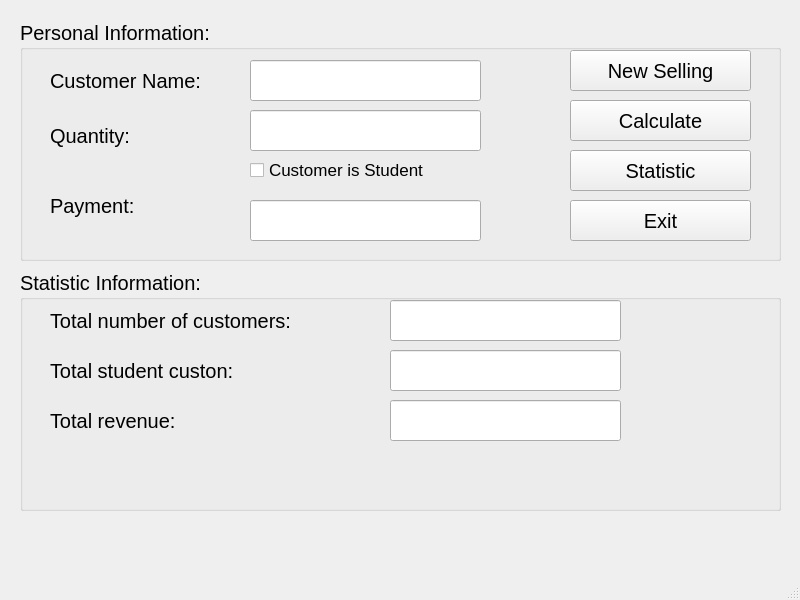
<?xml version="1.0" encoding="UTF-8"?>
<ui version="4.0">
 <class>MainWindow</class>
 <widget class="QMainWindow" name="MainWindow">
  <property name="geometry">
   <rect>
    <x>0</x>
    <y>0</y>
    <width>800</width>
    <height>600</height>
   </rect>
  </property>
  <property name="windowTitle">
   <string>MainWindow</string>
  </property>
  <widget class="QWidget" name="centralwidget">
   <widget class="QGroupBox" name="groupBox">
    <property name="geometry">
     <rect>
      <x>20</x>
      <y>20</y>
      <width>761</width>
      <height>241</height>
     </rect>
    </property>
    <property name="font">
     <font>
      <pointsize>15</pointsize>
     </font>
    </property>
    <property name="title">
     <string>Personal Information:</string>
    </property>
    <widget class="QLabel" name="label">
     <property name="geometry">
      <rect>
       <x>30</x>
       <y>40</y>
       <width>201</width>
       <height>41</height>
      </rect>
     </property>
     <property name="text">
      <string>Customer Name:</string>
     </property>
    </widget>
    <widget class="QLabel" name="label_2">
     <property name="geometry">
      <rect>
       <x>30</x>
       <y>100</y>
       <width>131</width>
       <height>31</height>
      </rect>
     </property>
     <property name="text">
      <string>Quantity:</string>
     </property>
    </widget>
    <widget class="QLabel" name="label_7">
     <property name="geometry">
      <rect>
       <x>30</x>
       <y>170</y>
       <width>131</width>
       <height>31</height>
      </rect>
     </property>
     <property name="text">
      <string>Payment:</string>
     </property>
    </widget>
    <widget class="QLineEdit" name="lineEditPayment">
     <property name="geometry">
      <rect>
       <x>230</x>
       <y>180</y>
       <width>231</width>
       <height>41</height>
      </rect>
     </property>
    </widget>
    <widget class="QCheckBox" name="checkBox">
     <property name="geometry">
      <rect>
       <x>230</x>
       <y>140</y>
       <width>251</width>
       <height>20</height>
      </rect>
     </property>
     <property name="font">
      <font>
       <pointsize>13</pointsize>
      </font>
     </property>
     <property name="text">
      <string>Customer is Student</string>
     </property>
    </widget>
    <widget class="QPushButton" name="pushButtonNewSelling">
     <property name="geometry">
      <rect>
       <x>550</x>
       <y>30</y>
       <width>181</width>
       <height>41</height>
      </rect>
     </property>
     <property name="text">
      <string>New Selling</string>
     </property>
     <property name="icon">
      <iconset>
       <normaloff>../images/ic_new.webp</normaloff>../images/ic_new.webp</iconset>
     </property>
     <property name="iconSize">
      <size>
       <width>30</width>
       <height>30</height>
      </size>
     </property>
    </widget>
    <widget class="QPushButton" name="pushButtonCalculate">
     <property name="geometry">
      <rect>
       <x>550</x>
       <y>80</y>
       <width>181</width>
       <height>41</height>
      </rect>
     </property>
     <property name="text">
      <string>Calculate</string>
     </property>
     <property name="icon">
      <iconset>
       <normaloff>../images/Calculator.webp</normaloff>../images/Calculator.webp</iconset>
     </property>
     <property name="iconSize">
      <size>
       <width>30</width>
       <height>30</height>
      </size>
     </property>
    </widget>
    <widget class="QPushButton" name="pushButtonStatistic">
     <property name="geometry">
      <rect>
       <x>550</x>
       <y>130</y>
       <width>181</width>
       <height>41</height>
      </rect>
     </property>
     <property name="text">
      <string>Statistic</string>
     </property>
     <property name="icon">
      <iconset>
       <normaloff>../images/ic_statistic.webp</normaloff>../images/ic_statistic.webp</iconset>
     </property>
     <property name="iconSize">
      <size>
       <width>30</width>
       <height>30</height>
      </size>
     </property>
    </widget>
    <widget class="QPushButton" name="pushButtonExit">
     <property name="geometry">
      <rect>
       <x>550</x>
       <y>180</y>
       <width>181</width>
       <height>41</height>
      </rect>
     </property>
     <property name="text">
      <string>Exit</string>
     </property>
     <property name="icon">
      <iconset>
       <normaloff>../images/ic_exit.webp</normaloff>../images/ic_exit.webp</iconset>
     </property>
     <property name="iconSize">
      <size>
       <width>30</width>
       <height>30</height>
      </size>
     </property>
    </widget>
    <widget class="QLineEdit" name="lineEditCustomerName">
     <property name="geometry">
      <rect>
       <x>230</x>
       <y>40</y>
       <width>231</width>
       <height>41</height>
      </rect>
     </property>
    </widget>
    <widget class="QLineEdit" name="lineEditQuantity">
     <property name="geometry">
      <rect>
       <x>230</x>
       <y>90</y>
       <width>231</width>
       <height>41</height>
      </rect>
     </property>
    </widget>
   </widget>
   <widget class="QGroupBox" name="groupBox_2">
    <property name="geometry">
     <rect>
      <x>20</x>
      <y>270</y>
      <width>761</width>
      <height>241</height>
     </rect>
    </property>
    <property name="font">
     <font>
      <pointsize>15</pointsize>
     </font>
    </property>
    <property name="title">
     <string>Statistic Information:</string>
    </property>
    <widget class="QLabel" name="label_8">
     <property name="geometry">
      <rect>
       <x>30</x>
       <y>30</y>
       <width>331</width>
       <height>41</height>
      </rect>
     </property>
     <property name="text">
      <string>Total number of customers:</string>
     </property>
    </widget>
    <widget class="QLabel" name="label_9">
     <property name="geometry">
      <rect>
       <x>30</x>
       <y>80</y>
       <width>251</width>
       <height>41</height>
      </rect>
     </property>
     <property name="text">
      <string>Total student custon:</string>
     </property>
    </widget>
    <widget class="QLabel" name="label_10">
     <property name="geometry">
      <rect>
       <x>30</x>
       <y>130</y>
       <width>201</width>
       <height>41</height>
      </rect>
     </property>
     <property name="text">
      <string>Total revenue:</string>
     </property>
    </widget>
    <widget class="QLineEdit" name="lineEditNumberOfCustomers">
     <property name="geometry">
      <rect>
       <x>370</x>
       <y>30</y>
       <width>231</width>
       <height>41</height>
      </rect>
     </property>
    </widget>
    <widget class="QLineEdit" name="lineEditStudentCuston">
     <property name="geometry">
      <rect>
       <x>370</x>
       <y>80</y>
       <width>231</width>
       <height>41</height>
      </rect>
     </property>
    </widget>
    <widget class="QLineEdit" name="lineEditRevenue">
     <property name="geometry">
      <rect>
       <x>370</x>
       <y>130</y>
       <width>231</width>
       <height>41</height>
      </rect>
     </property>
    </widget>
   </widget>
  </widget>
  <widget class="QMenuBar" name="menubar">
   <property name="geometry">
    <rect>
     <x>0</x>
     <y>0</y>
     <width>800</width>
     <height>26</height>
    </rect>
   </property>
  </widget>
  <widget class="QStatusBar" name="statusbar"/>
 </widget>
 <resources/>
 <connections>
  <connection>
   <sender>pushButtonExit</sender>
   <signal>clicked()</signal>
   <receiver>MainWindow</receiver>
   <slot>close()</slot>
   <hints>
    <hint type="sourcelabel">
     <x>660</x>
     <y>246</y>
    </hint>
    <hint type="destinationlabel">
     <x>399</x>
     <y>299</y>
    </hint>
   </hints>
  </connection>
 </connections>
</ui>
